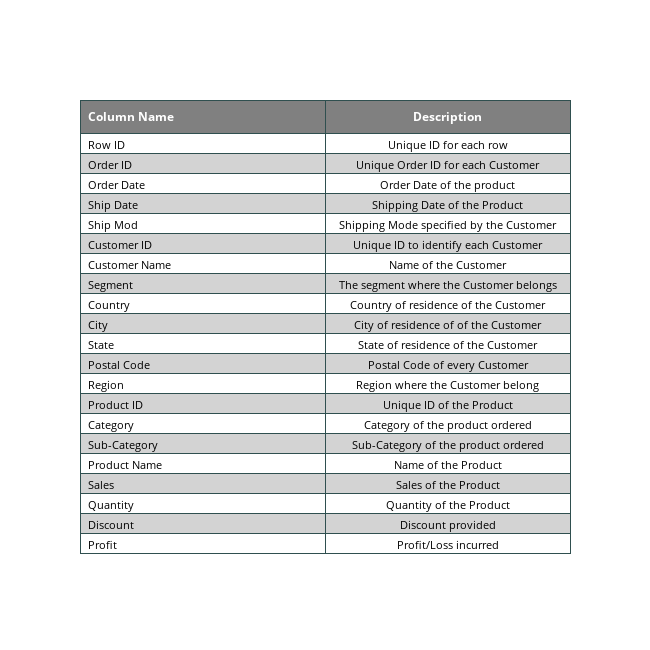

Notebook code cell kept with this figure:
### Code cell
headerColor = "grey"
rowEvenColor = "lightgrey"
rowOddColor = "white"
fig = go.Figure(
    data=[
        go.Table(
            header=dict(
                values=["<b>Column Name</b>", "<b>Description</b>"],
                line_color="darkslategray",
                fill_color=headerColor,
                align=["left", "center"],
                font=dict(color="white", size=12),
            ),
            cells=dict(
                values=[list(metadata.keys()), list(metadata.values())],
                line_color="darkslategray",
                # 2-D list of colors for alternating rows
                fill_color=[[rowOddColor, rowEvenColor] * 10 + [rowOddColor]],
                align=["left", "center"],
                font=dict(color="black", size=11),
            ),
        )
    ]
)
fig.update_layout(width=650, height=650)
fig.show()

### Figure 1 — Plotly figure (JSON) as saved in the notebook; plotly's stock layout.template omitted (floating-point values rounded to 4 significant figures)
{"data": [{"cells": {"align": ["left", "center"], "fill": {"color": [["white", "lightgrey", "white", "lightgrey", "white", "lightgrey", "white", "lightgrey", "white", "lightgrey", "white", "lightgrey", "white", "lightgrey", "white", "lightgrey", "white", "lightgrey", "white", "lightgrey", "white"]]}, "font": {"color": "black", "size": 11}, "line": {"color": "darkslategray"}, "values": [["Row ID", "Order ID", "Order Date", "Ship Date", "Ship Mod", "Customer ID", "Customer Name", "Segment", "Country", "City", "State", "Postal Code", "Region", "Product ID", "Category", "Sub-Category", "Product Name", "Sales", "Quantity", "Discount", "Profit"], ["Unique ID for each row", "Unique Order ID for each Customer", "Order Date of the product", "Shipping Date of the Product", "Shipping Mode specified by the Customer", "Unique ID to identify each Customer", "Name of the Customer", "The segment where the Customer belongs", "Country of residence of the Customer", "City of residence of of the Customer", "State of residence of the Customer", "Postal Code of every Customer", "Region where the Customer belong", "Unique ID of the Product", "Category of the product ordered", "Sub-Category of the product ordered", "Name of the Product", "Sales of the Product", "Quantity of the Product", "Discount provided", "Profit/Loss incurred"]]}, "header": {"align": ["left", "center"], "fill": {"color": "grey"}, "font": {"color": "white", "size": 12}, "line": {"color": "darkslategray"}, "values": ["<b>Column Name</b>", "<b>Description</b>"]}, "type": "table"}], "layout": {"height": 650, "width": 650}}
